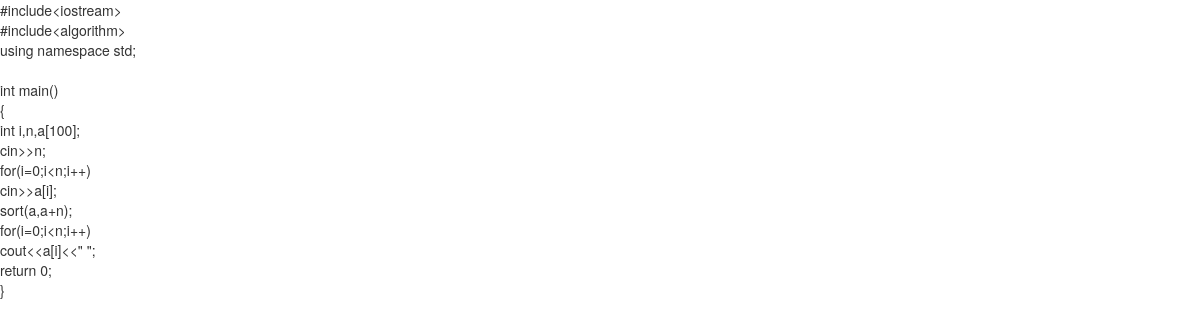
The app's page /judge/submissions/17/, older data.
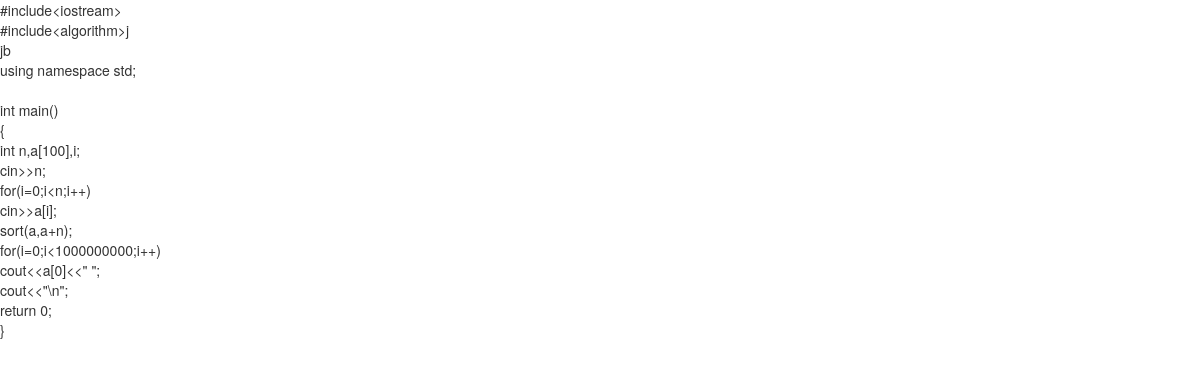
The same page, newer data.
### JudgeSystem/models.py (models this page shows, shortened)
class Solution(models.Model):
	code = models.CharField(max_length = 1000)
	problem = models.ForeignKey(Problem, related_name = 'SolutionOfProblem')
	penalty = models.IntegerField(default = 0)
	solved = models.BooleanField(default = 0)
	submission_time = models.DateTimeField()
	id  = models.IntegerField(primary_key = True)
	verdict = models.CharField(max_length = 100)

### JudgeSystem/views.py (the view)
# urls.py: url(r'^submissions/(?P<solution_id>([0-9])+)/', views.printSolution, name = 'print_solution'),
def printSolution(request, solution_id):
	try:
		sol_obj = Solution.objects.get(id = solution_id)
	except:
		sol_obj = None
	context = {
	    "sol_obj" : sol_obj
	}
	return render(request, 'printsolution.html', context)

### JudgeSystem/templates/printsolution.html (shortened to what this page needs)
<html>
  <head>
  <link rel="stylesheet" href="http://maxcdn.bootstrapcdn.com/bootstrap/3.3.6/css/bootstrap.min.css">
     <body>
        {% if sol_obj == None %}
            <strong> You have not submitted a solution yet.</strong>
        {% else %}
            {{sol_obj.code|linebreaksbr }}
        {% endif %}
     </body>
  </head>
</html>

Row changes from the older to the newer data that the page shows:
changed Solution: code "#include<iostream> #include<algorithm> using namespace std; int main() { int i,n,a[100]; cin>>n; for(i=0;i<n;i++) cin>>a[i]; sort(a,a+n); for(i=0;i<n;i++) cout<<a[i]<<\" \"; return 0; }" → "#include<iostream> #include<algorithm>j jb using namespace std; int main() { int n,a[100],i; cin>>n; for(i=0;i<n;i++) cin>>a[i]; sort(a,a+n); for(i=0;i<1000000000;i++) cout<<a[0]<<\" \"; cout<<\"\\n\"; return 0; }"
